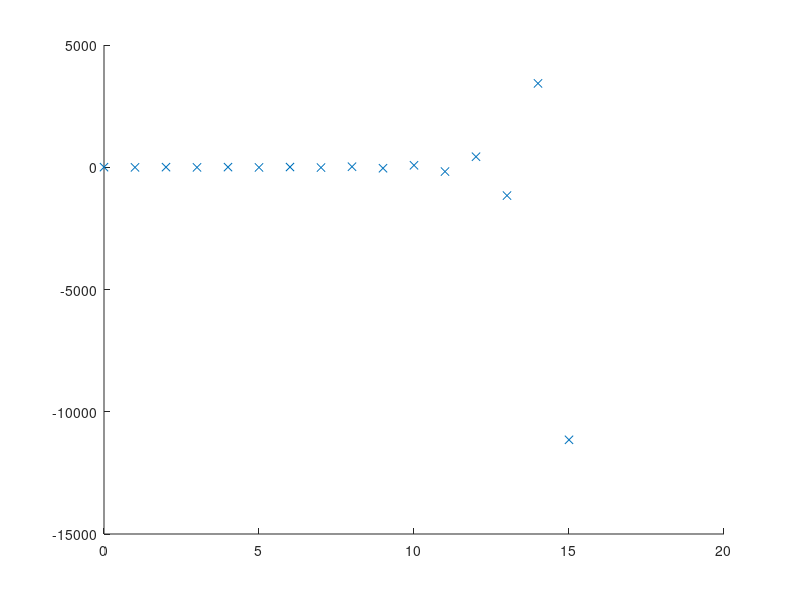

Reproduce this figure in MATLAB. (Note: this script raises an error after producing the figure.)
n1=1;x1=0:n1:15;euler=backeuler=trap=rknd=rkth=[]; euler(1)=backeuler(1)=trap(1)=rknd(1)=rkth(1)=4;%%%%%Eulerfor i=2:length(x1)euler(i)=euler(i-1).*(1-n1*(2+0.01*(x1(i)).^2));end%%%%backward Eulerfor i=1:(length(x1)-1)backeuler(i+1)=backeuler(i).*(1/(1+n1*(2+0.01*(x1(i)).^2)));end%%%%trapezoidal for i=2:length(x1)trap(i)=trap(i-1).*(1- n1*(2+0.01*(x1(i)).^2)/2)./(1+n1*(2+0.01*(x1(i)).^2)/2);end%%%second RKfor i=2:length(x1)rknd(i)=rknd(i-1).*(1-n1*(2+0.01*(x1(i)).^2)- (n1*(2+0.01*(x1(i)).^2))^2/2);end%%%forth RKfor i=2:length(x1)rkth(i)=rkth(i-1).*(1+(-n1*(2+0.01*(x1(i)).^2))+(- n1*(2+0.01*(x1(i)).^2)).^2/2+(-n1*(2+0.01*(x1(i)).^2)).^3/6+(- n1*(2+0.01*(x1(i)).^2)).^4/24);endx=linspace(0,15);y=4*(exp(-2*x-(0.01/3)*x.^3)); plot(x1,euler,'x',x1,backeuler,'@',x1,trap,'+',x1,rknd,'o',x1,rkth,'*',x,y);legend('Euler','backward Euler','trapezoidal','second-order Runge- Kutta','fourth-order Runge-Kutta','exact');xlabel("x");ylabel("y");legend('Location', "southeast")